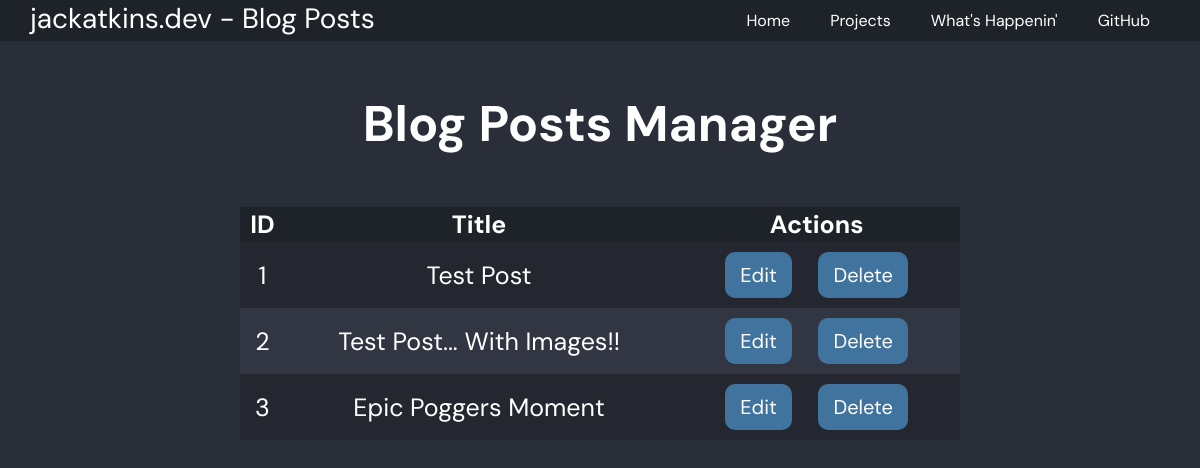
The page /admin/blog/posts/ (signed in) on the database its author committed.
### app.py (models this page shows)
class BlogPost(db.Model):
    id = db.Column(db.Integer, primary_key=True)
    created = db.Column(db.DateTime)
    title = db.Column(db.String(100))
    content = db.Column(db.Text)

### app.py (the view)
@app.route("/admin/blog/posts/")
def blogposts():
    try:
        if session["admin_user"]:
            posts = BlogPost.query.all()
            return render_template("blogposts.html", posts=posts)
    except KeyError:
        return redirect(url_for("login"))

### templates/blogposts.html (shortened to what this page needs)
{% extends "base.html" %}
{% block navtitle %} Blog Posts {% endblock %}
{% block content %}
<div>
    <h1 class="content-break">Blog Posts Manager</h1>
    <table class="content-break">
        <tr>
            <th>ID</th>
            <th>Title</th>
            <th>Actions</th>
        </tr>
        {% for post in posts %}
        <tr>
            <td>{{ post.id }}</td>
            <td>{{ post.title }}</td>
            <td>
                <a href="{{ url_for('editblogpost', id=post.id) }}"><button>Edit</button></a>
                <a href="{{ url_for('deleteblogpost', id=post.id) }}"><button>Delete</button></a>
            </td>
        </tr>
        {% endfor %}
    </table>
</div>
{% endblock %}

### static/css/global.css (style rules this page uses)
* { margin: 0px; box-sizing: border-box; font-family: 'DM Sans', sans-serif; color: white; }
body { background-color: #2a2e38; }
h1 { font-size: 50px; }
button { font-size: 20px; background-color: #40739e; padding: 10px 15px; margin: 0px 10px; border-radius: 10px; border: none; transition: all ease-in .2s; -webkit-transition: all ease-in .2s; -moz-transition: all ease-in .2s; -o-transition: all ease-in .2s; }
table { width: 100%; padding: 10px; font-size: 25px; border-collapse: collapse; }
th { background-color: #1e2329; }
td { padding: 10px; }
tr:nth-child(even) { background-color: #242730; }
tr:nth-child(odd) { background-color: #323642; }
.content-break { margin-top: 50px; }

### rows shown on the page
BlogPost: id "1", title "Test Post"
BlogPost: id "2", title "Test Post... With Images!!"
BlogPost: id "3", title "Epic Poggers Moment"
